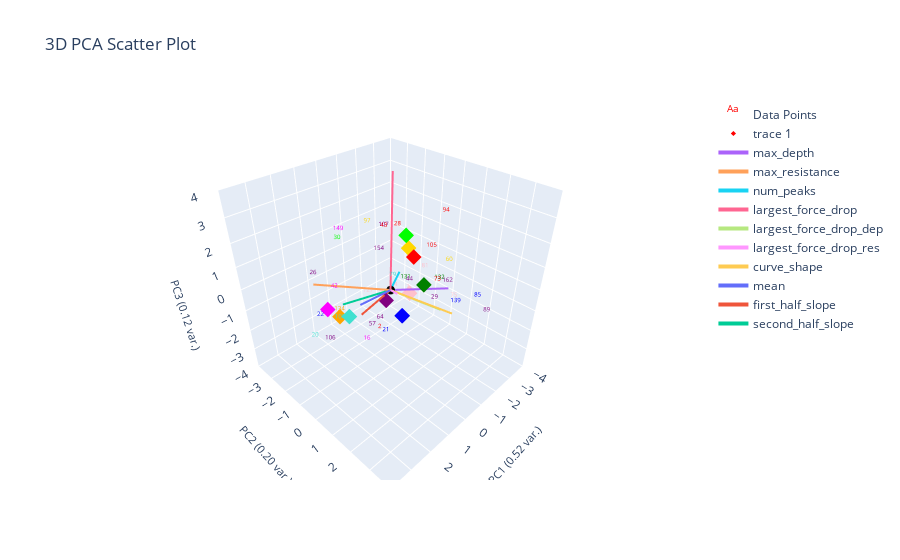

Here is the notebook cell this chart was saved with:
### Markdown cell above
# Plot Labeled Data Only

### Code cell
plotting.get_curve_idx_from_cluster_color('purple', marions_labeled_data[f'{ylabel_name}_nums'], marions_labeled_data.index, data_features)

plotting.plot_clusters_seperately(marions_labeled_data[f'{ylabel_name}_nums'], curve_data, ylabel_name,
                                  cluster_category_names=list(ylabel_to_cluster_num.keys()),
                                  bold_idxs=marions_labeled_data.index.tolist()) 
plotting.plot_pca(marions_labeled_data, marions_labeled_data[f'{ylabel_name}_nums'], graph_title="Clustering Labeled Data", num_pc=3, ylabel_name=ylabel_name, centroids=label_centroids)

### Figure 1 — Plotly figure (JSON) as saved in the notebook; plotly's stock layout.template omitted (floating-point values rounded to 4 significant figures)
{"data": [{"mode": "text", "name": "Data Points", "text": ["2", "7", "16", "20", "21", "22", "24", "26", "29", "30", "34", "42", "43", "44", "54", "57", "60", "64", "73", "75", "79", "81", "85", "89", "92", "94", "97", "105", "106", "107", "108", "127", "128", "131", "132", "134", "139", "149", "151", "154", "162"], "textfont": {"color": ["red", "pink", "magenta", "turquoise", "blue", "blue", "blue", "purple", "purple", "lime", "pink", "magenta", "red", "purple", "lime", "purple", "gold", "purple", "red", "pink", "turquoise", "pink", "blue", "purple", "magenta", "red", "gold", "red", "purple", "purple", "turquoise", "pink", "red", "green", "green", "orange", "blue", "magenta", "purple", "purple", "purple"], "size": 6}, "type": "scatter3d", "x": [2.152, -0.7807, 2.776, 3.381, 2.03, 1.993, -0.5817, 2.96, -2.654, 0.3256, -0.2086, 2.417, -0.8957, -0.5219, -4.043, 1.965, -3.426, 2.175, -1.8, -3.405, 0.4894, 0.1018, -0.3974, -1.802, 5.696, -3.098, -1.368, -3.447, 2.869, -1.752, 2.141, -0.6141, -1.942, 0.3942, -2.261, 1.325, -1.782, 0.8983, 4.613, -0.5511, -3.373], "y": [1.648, 0.164, 1.712, -0.3322, 1.79, -1.931, -0.944, -0.6464, 0.0576, -2.662, -0.01425, -0.2856, -1.267, 0.4849, 0.6942, 1.087, 0.1038, 1.704, 0.8126, 0.5407, 0.5946, 1.71, 3.589, 3.187, 0.3792, -0.007124, -2.755, -0.911, -0.1638, -2.155, -0.4613, -1.983, -1.638, 1.11, 0.5614, -1.526, 1.795, -1.802, -1.21, -1.188, 0.1583], "z": [0.1288, -0.5288, 0.05853, -0.7149, 0.005131, -1.516, -1.764, 1.552, -2.075, 1.002, -0.2154, 0.9154, 1.609, 0.1467, 1.495, -0.2066, -0.4635, 0.5754, -0.3296, -2.124, 0.8768, 1.59, 1.097, -0.5375, -0.1889, 1.927, 1.074, -0.2, -1.071, 0.9848, -0.7011, -1.71, 1.144, 0.9913, -0.6024, -1.391, -0.8599, 1.954, -1.187, 0.7532, -1.493]}, {"marker": {"color": ["red", "gold", "blue", "green", "purple", "pink", "turquoise", "orange", "lime", "magenta"], "size": 4, "symbol": "diamond"}, "mode": "markers", "type": "scatter3d", "x": [-1.505, -2.397, 0.2523, -0.9333, 0.3572, -0.9813, 2.004, 1.325, -1.859, 2.947], "y": [-0.2272, -1.326, 0.8595, 0.8358, 0.1196, 0.08358, -0.06633, -1.526, -0.9837, 0.001028], "z": [0.7132, 0.3053, -0.6076, 0.1945, -0.2325, -0.5977, -0.1797, -1.391, 1.249, 0.6847]}, {"marker": {"color": "black", "size": 3}, "mode": "markers", "name": "Origin", "showlegend": false, "type": "scatter3d", "x": [0], "y": [0], "z": [0]}, {"line": {"width": 4}, "mode": "lines+text", "name": "max_depth", "textposition": "top center", "type": "scatter3d", "x": [0, -2.14], "y": [0, 1.104], "z": [0, -0.4367]}, {"line": {"width": 4}, "mode": "lines+text", "name": "max_resistance", "textposition": "top center", "type": "scatter3d", "x": [0, 2.584], "y": [0, -1.223], "z": [0, 0.9138]}, {"line": {"width": 4}, "mode": "lines+text", "name": "num_peaks", "textposition": "top center", "type": "scatter3d", "x": [0, -0.562], "y": [0, -0.08012], "z": [0, 0.5239]}, {"line": {"width": 4}, "mode": "lines+text", "name": "largest_force_drop", "textposition": "top center", "type": "scatter3d", "x": [0, -1.404], "y": [0, -1.279], "z": [0, 4.411]}, {"line": {"width": 4}, "mode": "lines+text", "name": "largest_force_drop_dep", "textposition": "top center", "type": "scatter3d", "x": [0, -0.2355], "y": [0, 2.244], "z": [0, 0.1524]}, {"line": {"width": 4}, "mode": "lines+text", "name": "largest_force_drop_res", "textposition": "top center", "type": "scatter3d", "x": [0, 1.267], "y": [0, 1.59], "z": [0, 1.269]}, {"line": {"width": 4}, "mode": "lines+text", "name": "curve_shape", "textposition": "top center", "type": "scatter3d", "x": [0, 0.4682], "y": [0, 3.241], "z": [0, 0.9337]}, {"line": {"width": 4}, "mode": "lines+text", "name": "mean", "textposition": "top center", "type": "scatter3d", "x": [0, 2.364], "y": [0, 0.992], "z": [0, 1.089]}, {"line": {"width": 4}, "mode": "lines+text", "name": "first_half_slope", "textposition": "top center", "type": "scatter3d", "x": [0, 1.489], "y": [0, 0.005376], "z": [0, -0.3523]}, {"line": {"width": 4}, "mode": "lines+text", "name": "second_half_slope", "textposition": "top center", "type": "scatter3d", "x": [0, 1.329], "y": [0, -1.26], "z": [0, -0.6505]}], "layout": {"autosize": true, "scene": {"aspectmode": "cube", "xaxis": {"range": [-4, 4], "title": {"font": {"size": 11}, "text": "PC1 (0.52 var.)"}}, "yaxis": {"range": [-4, 4], "title": {"font": {"size": 11}, "text": "PC2 (0.20 var.)"}}, "zaxis": {"range": [-4, 4], "title": {"font": {"size": 11}, "text": "PC3 (0.12 var.)"}}}, "title": {"text": "3D PCA Scatter Plot"}}}
